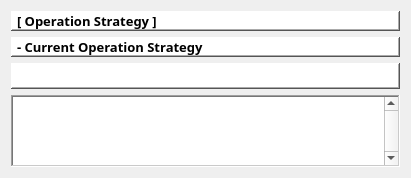
  <widget class="QWidget" name="gridLayoutWidget_5">
   <property name="geometry">
    <rect>
     <x>1180</x>
     <y>50</y>
     <width>411</width>
     <height>141</height>
    </rect>
   </property>
   <layout class="QGridLayout" name="gridLayout_5">
    <item row="1" column="0">
     <widget class="QLabel" name="label_12">
      <property name="sizePolicy">
       <sizepolicy hsizetype="Fixed" vsizetype="Fixed">
        <horstretch>0</horstretch>
        <verstretch>0</verstretch>
       </sizepolicy>
      </property>
      <property name="maximumSize">
       <size>
        <width>1000</width>
        <height>20</height>
       </size>
      </property>
      <property name="font">
       <font>
        <family>Gadugi</family>
        <pointsize>10</pointsize>
        <weight>75</weight>
        <bold>true</bold>
       </font>
      </property>
      <property name="styleSheet">
       <string notr="true">background-color: rgb(255, 255, 255);</string>
      </property>
      <property name="frameShape">
       <enum>QFrame::WinPanel</enum>
      </property>
      <property name="frameShadow">
       <enum>QFrame::Raised</enum>
      </property>
      <property name="text">
       <string>- Current Operation Strategy</string>
      </property>
      <property name="alignment">
       <set>Qt::AlignLeading|Qt::AlignLeft|Qt::AlignVCenter</set>
      </property>
     </widget>
    </item>
    <item row="0" column="0">
     <widget class="QLabel" name="label_11">
      <property name="sizePolicy">
       <sizepolicy hsizetype="Fixed" vsizetype="Fixed">
        <horstretch>0</horstretch>
        <verstretch>0</verstretch>
       </sizepolicy>
      </property>
      <property name="maximumSize">
       <size>
        <width>1000</width>
        <height>20</height>
       </size>
      </property>
      <property name="font">
       <font>
        <family>Gadugi</family>
        <pointsize>10</pointsize>
        <weight>75</weight>
        <bold>true</bold>
       </font>
      </property>
      <property name="styleSheet">
       <string notr="true">background-color: rgb(255, 255, 255);</string>
      </property>
      <property name="frameShape">
       <enum>QFrame::WinPanel</enum>
      </property>
      <property name="frameShadow">
       <enum>QFrame::Raised</enum>
      </property>
      <property name="text">
       <string>[ Operation Strategy ]</string>
      </property>
      <property name="alignment">
       <set>Qt::AlignLeading|Qt::AlignLeft|Qt::AlignVCenter</set>
      </property>
     </widget>
    </item>
    <item row="2" column="0">
     <widget class="QLabel" name="Current_op">
      <property name="sizePolicy">
       <sizepolicy hsizetype="Fixed" vsizetype="Fixed">
        <horstretch>0</horstretch>
        <verstretch>0</verstretch>
       </sizepolicy>
      </property>
      <property name="maximumSize">
       <size>
        <width>1000</width>
        <height>35</height>
       </size>
      </property>
      <property name="font">
       <font>
        <family>Gadugi</family>
        <pointsize>12</pointsize>
        <weight>75</weight>
        <bold>true</bold>
       </font>
      </property>
      <property name="styleSheet">
       <string notr="true">background-color: rgb(255, 255, 255);</string>
      </property>
      <property name="frameShape">
       <enum>QFrame::WinPanel</enum>
      </property>
      <property name="frameShadow">
       <enum>QFrame::Raised</enum>
      </property>
      <property name="text">
       <string/>
      </property>
      <property name="alignment">
       <set>Qt::AlignCenter</set>
      </property>
     </widget>
    </item>
    <item row="3" column="0">
     <widget class="QTextEdit" name="Strategy_out">
      <property name="sizePolicy">
       <sizepolicy hsizetype="Fixed" vsizetype="Preferred">
        <horstretch>0</horstretch>
        <verstretch>0</verstretch>
       </sizepolicy>
      </property>
      <property name="maximumSize">
       <size>
        <width>1000</width>
        <height>150</height>
       </size>
      </property>
      <property name="frameShape">
       <enum>QFrame::WinPanel</enum>
      </property>
      <property name="verticalScrollBarPolicy">
       <enum>Qt::ScrollBarAlwaysOn</enum>
      </property>
     </widget>
    </item>
   </layout>
  </widget>
